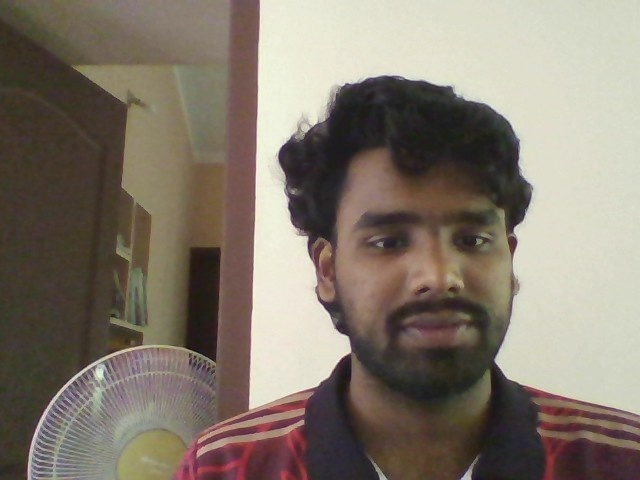
#> input picture attendance_system/database/faces/2024BCS0224.jpg, 640 x 480 px
$ python -i app.py   (imports and definitions only)
#> lines starting #> are read from the running program, lines starting #| are printed output that depends on the picture
from flask import Flask, render_template, request, jsonify
import sqlite3, os, base64, cv2
import numpy as np
from datetime import datetime
import pickle

# [1 line not run here, left out]
DB_PATH = "database/attendance.db"
FACES_DIR = "database/faces"
ENCODINGS_FILE = "database/encodings.pkl"
MODEL_FILE = "database/face_model.yml"

# [2 lines not run here, left out]

# ─── Haar Cascade for Face Detection ──────────────────────────────────────────
face_cascade = cv2.CascadeClassifier(cv2.data.haarcascades + 'haarcascade_frontalface_default.xml')

# ─── Database Setup ────────────────────────────────────────────────────────────
# [22 lines left out: function init_db, not called in this run]

# [1 line not run here, left out]

# ─── Label Mapping (roll_no <-> integer label) ────────────────────────────────
def load_encodings():
    if os.path.exists(ENCODINGS_FILE):
        with open(ENCODINGS_FILE, "rb") as f:
#> (reads attendance_system/database/encodings.pkl from the repository)
            return pickle.load(f)
    return {"label_to_roll": {}, "roll_to_label": {}, "next_label": 0}

def save_encodings(data):
    with open(ENCODINGS_FILE, "wb") as f:
        pickle.dump(data, f)

# ─── Face Helper Functions ────────────────────────────────────────────────────
def extract_face_roi(img_gray, min_size=40):
    """Detect face and return cropped, resized grayscale ROI."""
    faces = face_cascade.detectMultiScale(img_gray, scaleFactor=1.1,
                                          minNeighbors=5, minSize=(min_size, min_size))
    if len(faces) == 0:
        return None
    x, y, w, h = sorted(faces, key=lambda f: f[2] * f[3], reverse=True)[0]
    roi = img_gray[y:y+h, x:x+w]
    return cv2.resize(roi, (160, 160))

def train_recognizer():
    """Re-train LBPH recognizer from all stored face images and save model."""
    enc_data = load_encodings()
    if not enc_data["label_to_roll"]:
        return None

    faces, labels = [], []
    for label_str, roll_no in enc_data["label_to_roll"].items():
        img_path = os.path.join(FACES_DIR, f"{roll_no}.jpg")
        if not os.path.exists(img_path):
            continue
        img_gray = cv2.imread(img_path, cv2.IMREAD_GRAYSCALE)
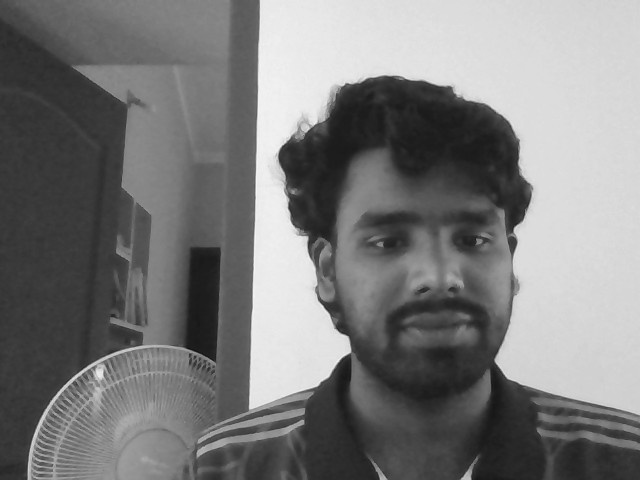
#> img_gray: shape (480, 640); min 14, max 248, mean 123.2
        roi = extract_face_roi(img_gray, min_size=30)
#> in extract_face_roi, `faces = face_cascade.detectMultiScale(img_gray, scaleFactor=1.1, minNe..`: faces = [[306, 151, 224, 224]]
#> in extract_face_roi, `x, y, w, h = sorted(faces, key=lambda f: f[2] * f[3], reverse=True)[0]`: x = 306; y = 151; w = 224
#> in extract_face_roi, `roi = img_gray[y:y+h, x:x+w]`:
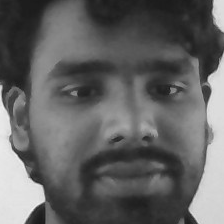
#> roi: shape (224, 224); min 25, max 240, mean 98.2
        if roi is None:
            # fall back: use whole image resized
            roi = cv2.resize(img_gray, (160, 160))
        faces.append(roi)
        labels.append(int(label_str))

    if not faces:
        return None

    recognizer = cv2.face.LBPHFaceRecognizer_create()
    recognizer.train(faces, np.array(labels))
    recognizer.save(MODEL_FILE)
    return recognizer

# [6 lines left out: function load_recognizer, not called in this run]

# ─── Routes ───────────────────────────────────────────────────────────────────
# [3 lines that did not run here, left out]

# [3 lines that did not run here, left out]

# [3 lines that did not run here, left out]

# ─── API: Register Student ─────────────────────────────────────────────────────
# [51 lines that did not run here, left out]

# ─── API: Get All Students ─────────────────────────────────────────────────────
# [16 lines that did not run here, left out]

# ─── API: Recognize Face ──────────────────────────────────────────────────────
# [82 lines that did not run here, left out]

# ─── API: Get Attendance Records ──────────────────────────────────────────────
# [13 lines that did not run here, left out]

# ─── API: Delete Student ──────────────────────────────────────────────────────
# [25 lines that did not run here, left out]

# [2 lines not run here, left out]

>>> result = train_recognizer()
